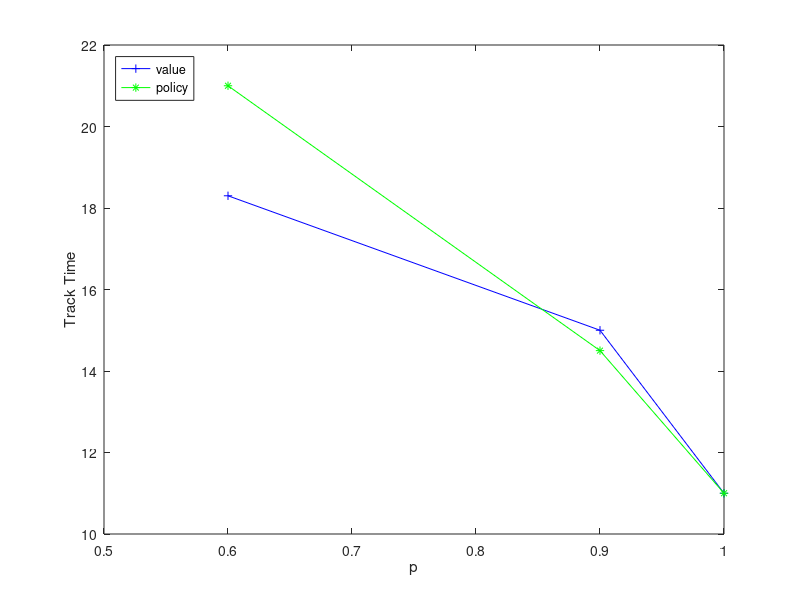
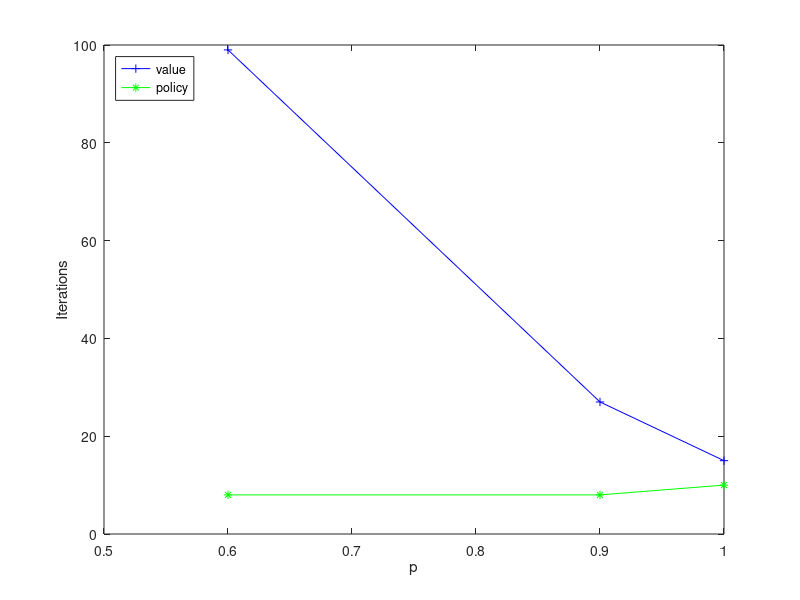
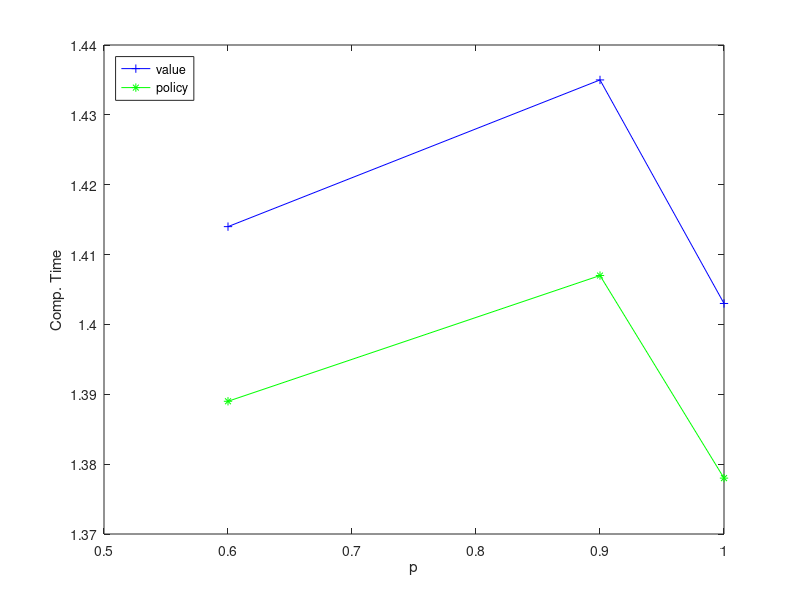

Here is the MATLAB script that generated these plots, in order:
function [  ] = gridgraph(  )

Value = [0.6  18.3  99    1.414;
0.9  15  27    1.435;
1.0 11   15    1.403 ];

Policy = [ 0.6  21   8    1.389;
0.9  14.5   8    1.407;
1.0  11   10    1.378 ];

plot ( Value(:,1)', Value(:,2)', '-b+' , Policy(:,1)', Policy(:,2)', '-g*' );
legend ('value', 'policy', 'Location', 'NorthWest' );
xlabel ('p');
ylabel ('Track Time');

figure
plot ( Value(:,1)', Value(:,3)', '-b+' , Policy(:,1)', Policy(:,3)', '-g*' );
legend ('value', 'policy', 'Location', 'NorthWest' );
xlabel ('p');
ylabel ('Iterations');

figure
plot ( Value(:,1)', Value(:,4)', '-b+' , Policy(:,1)', Policy(:,4)', '-g*' );
legend ('value', 'policy', 'Location', 'NorthWest' );
xlabel ('p');
ylabel ('Comp. Time');